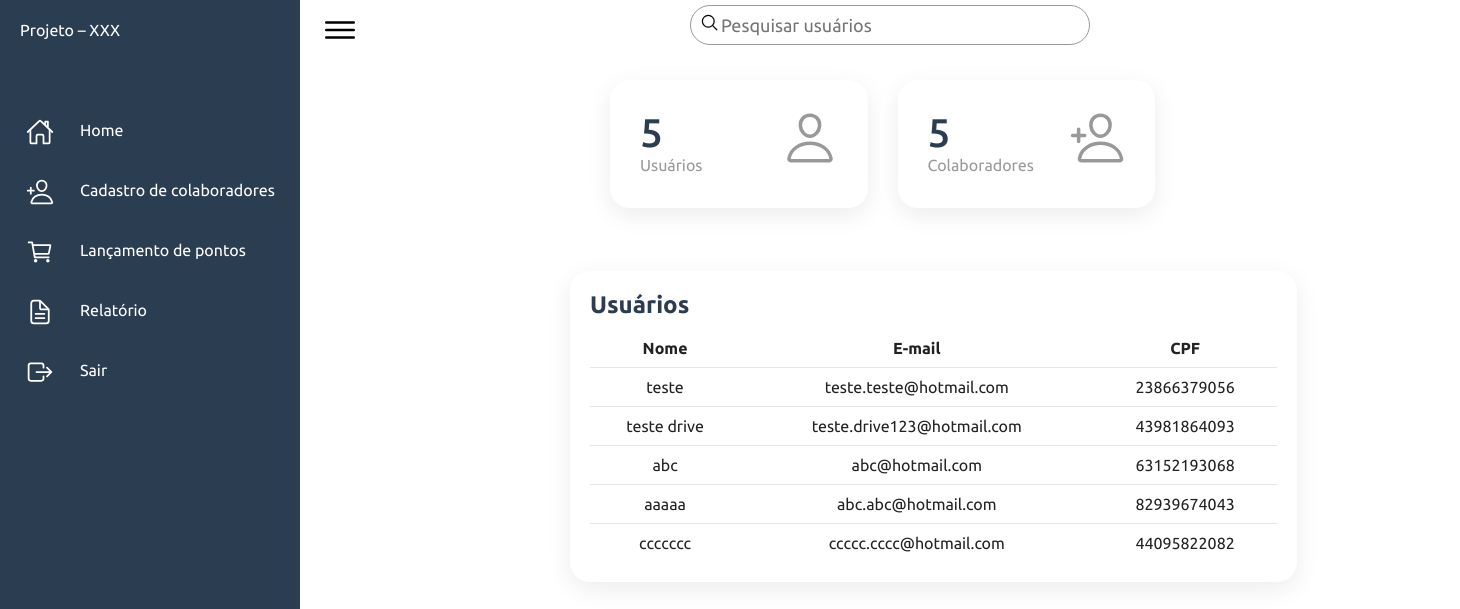
Screenshot of /layout/restrita.php (signed in) with the database file from the repository.
### tables this page shows
CREATE TABLE IF NOT EXISTS `usuarios` (
  `id` int(11) NOT NULL AUTO_INCREMENT,
  `nome` varchar(255) NOT NULL,
  `email` varchar(255) NOT NULL,
  `senha` varchar(255) NOT NULL,
  `cpf` varchar(11) NOT NULL,
  PRIMARY KEY (`id`)
);

### layout/restrita.php (the view, shortened to what this page needs)
<?php
require_once "../database/conn.php";
?>
<!DOCTYPE html>
<html lang="pt-BR">
<head>
<link rel="stylesheet" type="text/css" href="../css/style.css">
</head>
<body>
    <div class="container">
        <div class="navigantion">
            <ul>
                <li>
                    <a href="#">
                        <span class="title">Projeto – XXX</span>
                    </a>
                </li>
                <li>
                    <a href="restrita.php">
                        <span class="icon"><ion-icon name="home-outline"></ion-icon></span>
                        <span class="title">Home</span>
                    </a>
                </li>
                <li>
                    <a href="colaboradores.php">
                        <span class="icon"><ion-icon name="person-add-outline"></ion-icon></span>
                        <span class="title">Cadastro de colaboradores</span>
                    </a>
                </li>
                <li>
                    <a href="lancapontos.php">
                        <span class="icon"><ion-icon name="cart-outline"></span>
                        <span class="title">Lançamento de pontos</span>
                    </a>
                </li>
                <li>
                    <a href="relatorio.php">
                        <span class="icon"><ion-icon name="document-text-outline"></ion-icon></span>
                        <span class="title">Relatório</span>
                    </a>
                </li>
                <li>
                    <a href="logout.php">
                        <span class="icon"><ion-icon name="exit-outline"></ion-icon></span>
                        <span class="title">Sair</span>
                    </a>
                </li>
            </ul>
        </div>
    </div>
             <div class="main">
             <div class="topbar">
                 <div class="toggle">
                    <ion-icon name="menu-outline"></ion-icon>
                 </div>
                 <div class="search">
                    <label>
                        <form class="form-inline" action="../busca/buscausuario.php" method="POST">
                            <input type="text" placeholder="Pesquisar usuários" name="pesquisar">
                            <ion-icon name="search-outline"></ion-icon>
                        </form>
                    </label>
                 </div>
                 <div class="user">
                 </div>
             </div>
             <div class="cardBox">
                 <div class="card">
                     <div>
                         <div class="numbers"><?php $sql = "SELECT count(id) from usuarios";
                         $resultado = $conn->query($sql);
                         $registro = mysqli_fetch_assoc($resultado);
                         echo $registro['count(id)'];?></div>
                         <div class="cardName">Usuários</div>
                     </div>
                     <div class="iconBx">
                        <ion-icon name="person-outline"></ion-icon>
                     </div>
                 </div>
                 <div class="card">
                    <div>
                        <div class="numbers"><?php $sql = "SELECT count(id) from colaboradores";
                         $resultado = $conn->query($sql);
                         $registro = mysqli_fetch_assoc($resultado);
                         echo $registro['count(id)'];?></div>
                        <div class="cardName">Colaboradores</div>
                    </div>
                    <div class="iconBx">
                        <ion-icon name="person-add-outline"></ion-icon>
                    </div>
                </div>
             </div>
             <div class="details">
                 <div class="recentOrders">
                     <div class="cardHeader">
                         <h2>Usuários</h2>
                     </div>
                     <table>
                         <thead>
                             <tr>
                                <td>Nome</td>
                                <td>E-mail</td>
                                <td>CPF</td>
                             </tr>
                         </thead>
                         <tbody>
                       <tr>
                        <?php
                            $sql = "SELECT * FROM usuarios";
                            $resultado = $conn->query($sql);
                            while ($registro = $resultado->fetch_array())
                            {
                                $nome   =  $registro[1];
                                $email  =  $registro[2];
                                $cpf    =  $registro[4];
                                $nome      = htmlentities($nome, ENT_QUOTES, "UTF-8");
                                $email     = htmlentities($email, ENT_QUOTES, "UTF-8");
                                $cpf       = htmlentities($cpf, ENT_QUOTES, "UTF-8");
                                echo "<tr>
                                <td> $nome</td>
                                <td> $email</td>
                                <td> $cpf</td>
                                </td>";
                            }
                        ?>
                       </tr>
                    </tbody>
                    </table>
                 </div>
         </div>
    </div>
</body>
</html>

### css/style.css (style rules this page uses)
* { margin: 0; padding: 0; box-sizing: border-box; font-family: 'Ubuntu', sans-serif; }
:root { --blue: #2b3d51; --white: #fff; --grey: #f5f5f5; --black1: #222; --black2: #999; --green: green; --red: red; }
body { min-height: 100vh; overflow-x: hidden; }
.container { position: relative; width: 100%; }
.navigantion { position: fixed; width: 300px; height: 100%; background: var(--blue); border-left: 10px solid var(--blue); transition: 0.5s; overflow: hidden; }
.navigantion ul { position: absolute; top: 0; left: 0; width: 100%; }
.navigantion ul li { position: relative; width: 100%; list-style: none; border-top-left-radius: 30px; border-bottom-left-radius: 30px; }
.navigantion ul li:nth-child(1) { margin-bottom: 40px; pointer-events: none; }
.navigantion ul li a { position: relative; display: block; width: 100%; display: flex; text-decoration: none; color: var(--white); }
.navigantion ul li a .icon { position: relative; display: block; min-width: 60px; height: 60px; line-height: 80px; text-align: center; }
.navigantion ul li a .icon ion-icon { font-size: 1.75em; }
.navigantion ul li a .title { position: relative; display: block; padding: 0 10px; height: 60px; line-height: 60px; text-align: start; white-space: nowrap; }
.main { position: absolute; width: calc(100% - 300px); left: 300px; min-height: 100vh; background: var(--white); transition: 0.5s; }
.topbar { width: 100%; height: 60px; display: flex; justify-content: space-between; align-items: center; padding: 0 10px; }
.toggle { position: relative; width: 60px; height: 60px; display: flex; justify-content: center; align-items: center; font-size: 2.5em; cursor: pointer; }
.search { position: relative; width: 400px; margin: auto; margin-top: 5px; }
.search label { position: relative; width: 100%; }
.search label input { width: 100%; height: 40px; border-radius: 40px; padding: 5px 20px; padding-left: 30px; font-size: 18px; outline: none; border: 1px solid var(--black2); }
.search label ion-icon { position: absolute; top: 0; left: 10px; font-size: 1.2em; }
.user { position: relative; width: 40px; height: 40px; cursor: pointer; }
.cardBox { position: relative; width: 100%; padding: 20px; display: grid; grid-template-columns: repeat(4,1fr); grid-gap: 30px; left: 25%; }
.cardBox .card { position: relative; background: var(--white); padding: 30px; border-radius: 20px; display: flex; justify-content: space-between; cursor: pointer; box-shadow: 0 7px 25px rgba(0,0,0,0.08); }
.cardBox .card .numbers { position: relative; font-weight: 500; font-size: 2.5em; color: var(--blue); }
.cardBox .card .cardName { color: var(--black2); }
.cardBox .card .iconBx { font-size: 3.5em; color: var(--black2); }
.details { position: relative; width: 100%; padding: 20px; display: grid; grid-template-columns: 2fr 1fr; grid-gap: 30px; right: -250px; margin-top: 2%; }
.details .recentOrders { position: relative; display: grid; min-height: 300px; background: var(--white); padding: 20px; box-shadow: 0 7px 25px rgba(0,0,0,0.08); border-radius: 20px; }
.cardHeader { display: flex; justify-content: space-between; align-items: flex-start; }
.cardHeader h2 { font-weight: 600; color: var(--blue); }
.details table { width: 100%; border-collapse: collapse; margin-top: 10px; }
.details table thead td { font-weight: 600; }
.details .recentOrders table tr { color: var(--black1); border-bottom: 1px solid rgba(0, 0, 0, 0.1); }
.details .recentOrders table tr:last-child { border-bottom: none; }
.details .recentOrders table tr td { padding: 10px; text-align: center; }
.search label ion-icon { position: relative; margin-top: -150px; top: -28px; left: 10px; font-size: 1.2em; }

### rows the page displays
usuarios: nome "teste", email "teste.teste@hotmail.com", cpf "23866379056"
usuarios: nome "teste drive", email "teste.drive123@hotmail.com", cpf "43981864093"
usuarios: nome "abc", email "abc@hotmail.com", cpf "63152193068"
usuarios: nome "aaaaa", email "abc.abc@hotmail.com", cpf "82939674043"
usuarios: nome "ccccccc", email "ccccc.cccc@hotmail.com", cpf "44095822082"

### other values shown
$registro['count(id)'] "5"
